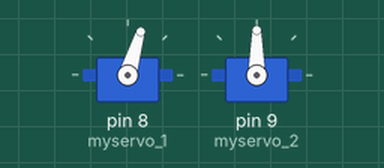
Simulated run of this sketch. Board: Arduino Uno, built with avr-gcc and run on an emulated ATmega328P. On the bench: 2 × servo.

Above: at 0.05 s.
At 2.05 s:
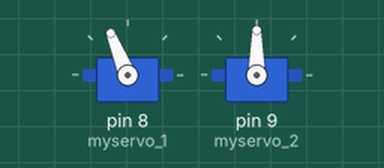
At 4.05 s:
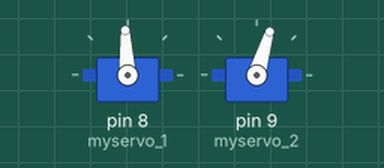
At 8.0 s:
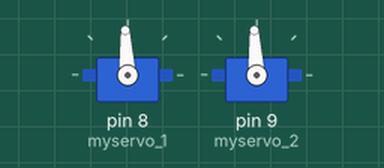
Timing chart, 0 to 10.4 s (numbered marks = the images above):
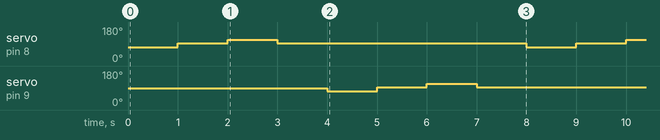

The sketch:

continuous_servo_test.ino
```cpp
/* Continuous servo test.

*/

#include <Servo.h>

Servo myservo_1;
Servo myservo_2;

void setup() {
  myservo_1.attach(8);
  myservo_2.attach(9);
}

void loop() {
  myservo_1.writeMicroseconds(1300);
  delay(1000);
  myservo_1.writeMicroseconds(1500);
   delay(1000);
  myservo_1.writeMicroseconds(1700);

  delay(1000);
  myservo_1.writeMicroseconds(1500);
  delay(1000);

  myservo_2.writeMicroseconds(1300);
  delay(1000);
  myservo_2.writeMicroseconds(1500);
   delay(1000);
  myservo_2.writeMicroseconds(1700);
  delay(1000);
  myservo_2.writeMicroseconds(1500);
  delay(1000);
}
```

Measured:
- by itself, servo on pin 8 (myservo_1): repeats every 8.0 s: 112° 1.0 s, 93° 5.0 s, 73° 1.0 s, 93° 1.0 s
- by itself, servo on pin 9 (myservo_2): repeats every 8.0 s: 93° 1.0 s, 112° 1.0 s, 93° 5.0 s, 73° 1.0 s
